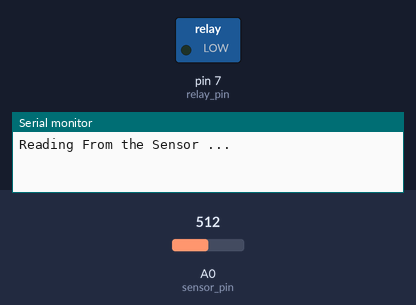
A sketch run on a simulated Arduino Uno, built with avr-gcc and run on an emulated ATmega328P. Shown: switched loads named in the sketch (green lamp = pin HIGH), the last lines printed to the serial monitor. The test bench sets the inputs (shaded band); at power-on: A0 (sensor_pin) = 512.

Above: at 0.1 s.
At 2.1 s:
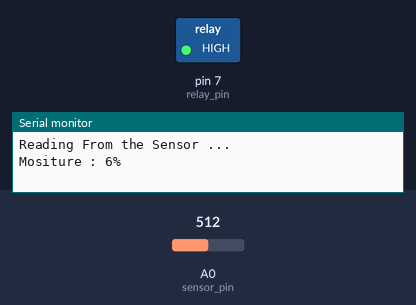
Timing chart, 0 to 3.6 s (numbered marks = the images above):
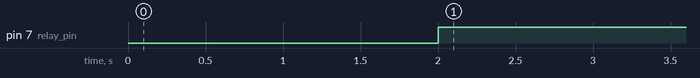

The sketch:

SMART_IRRIGATION_SYSTEM.ino
```cpp
int sensor_pin = A0;
int relay_pin = 7;

int output_value ;

void setup() {

   Serial.begin(9600);

   Serial.println("Reading From the Sensor ...");
  pinMode(relay_pin,OUTPUT);


   delay(2000);

   }

void loop() {

   output_value= analogRead(sensor_pin);

   output_value = map(output_value,550,0,0,100);
if(output_value<30){

  digitalWrite( relay_pin,HIGH);
  }
  else{
     digitalWrite( relay_pin,LOW);
    }
   Serial.print("Mositure : ");

   Serial.print(output_value);

   Serial.println("%");

   delay(1000);

   }
```

Measured:
- by itself, pin 7 (relay_pin): LOW → HIGH at 2.0 s
